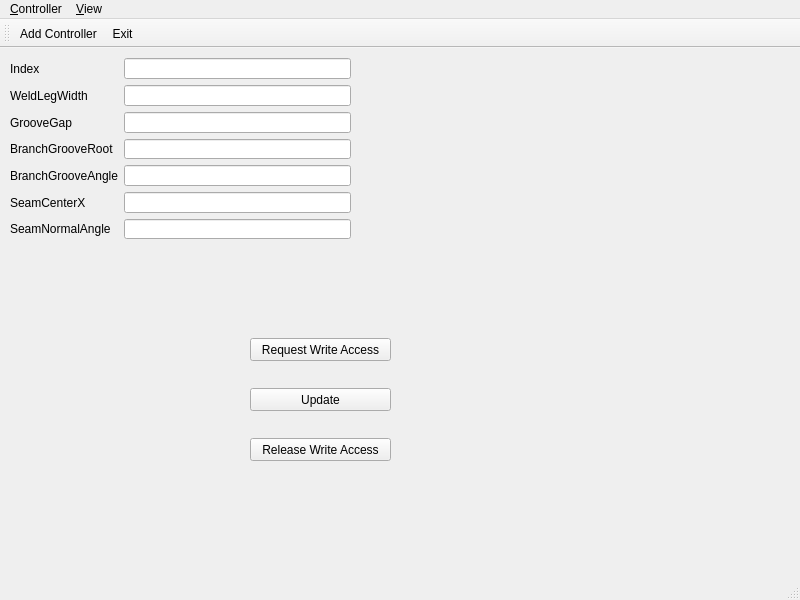
<?xml version="1.0" encoding="UTF-8"?>
<ui version="4.0">
 <class>MainWindow</class>
 <widget class="QMainWindow" name="MainWindow">
  <property name="geometry">
   <rect>
    <x>0</x>
    <y>0</y>
    <width>800</width>
    <height>600</height>
   </rect>
  </property>
  <property name="windowTitle">
   <string>MainWindow</string>
  </property>
  <widget class="QWidget" name="centralwidget">
   <widget class="QWidget" name="gridLayoutWidget">
    <property name="geometry">
     <rect>
      <x>10</x>
      <y>10</y>
      <width>341</width>
      <height>181</height>
     </rect>
    </property>
    <layout class="QGridLayout" name="gridLayout">
     <item row="1" column="0">
      <widget class="QLabel" name="label_WeldLegWidth">
       <property name="text">
        <string>WeldLegWidth</string>
       </property>
      </widget>
     </item>
     <item row="0" column="2">
      <widget class="QLineEdit" name="lineEdit_Index"/>
     </item>
     <item row="2" column="2">
      <widget class="QLineEdit" name="lineEdit_GrooveGap"/>
     </item>
     <item row="5" column="0">
      <widget class="QLabel" name="label_SeamCenterX">
       <property name="text">
        <string>SeamCenterX</string>
       </property>
      </widget>
     </item>
     <item row="2" column="0">
      <widget class="QLabel" name="label_GrooveGap">
       <property name="text">
        <string>GrooveGap</string>
       </property>
      </widget>
     </item>
     <item row="3" column="0">
      <widget class="QLabel" name="label_BranchGrooveRoot">
       <property name="text">
        <string>BranchGrooveRoot</string>
       </property>
      </widget>
     </item>
     <item row="3" column="2">
      <widget class="QLineEdit" name="lineEdit_BranchGrooveRoot"/>
     </item>
     <item row="4" column="2">
      <widget class="QLineEdit" name="lineEdit_BranchGrooveAngle"/>
     </item>
     <item row="5" column="2">
      <widget class="QLineEdit" name="lineEdit_SeamCenterX"/>
     </item>
     <item row="1" column="2">
      <widget class="QLineEdit" name="lineEdit_WeldLegWidth"/>
     </item>
     <item row="4" column="0">
      <widget class="QLabel" name="label_BranchGrooveAngle">
       <property name="text">
        <string>BranchGrooveAngle</string>
       </property>
      </widget>
     </item>
     <item row="0" column="0">
      <widget class="QLabel" name="label_Index">
       <property name="text">
        <string>Index</string>
       </property>
      </widget>
     </item>
     <item row="6" column="0">
      <widget class="QLabel" name="label_7">
       <property name="text">
        <string>SeamNormalAngle</string>
       </property>
      </widget>
     </item>
     <item row="6" column="2">
      <widget class="QLineEdit" name="lineEdit_SeamNormalAngle"/>
     </item>
    </layout>
   </widget>
   <widget class="QPushButton" name="pushButton_RequestWriteAccess">
    <property name="geometry">
     <rect>
      <x>250</x>
      <y>290</y>
      <width>141</width>
      <height>23</height>
     </rect>
    </property>
    <property name="text">
     <string>Request Write Access</string>
    </property>
   </widget>
   <widget class="QPushButton" name="pushButton_ReleaseWriteAccess">
    <property name="geometry">
     <rect>
      <x>250</x>
      <y>390</y>
      <width>141</width>
      <height>23</height>
     </rect>
    </property>
    <property name="text">
     <string>Release Write Access</string>
    </property>
   </widget>
   <widget class="QPushButton" name="pushButton_Update">
    <property name="geometry">
     <rect>
      <x>250</x>
      <y>340</y>
      <width>141</width>
      <height>23</height>
     </rect>
    </property>
    <property name="text">
     <string>Update</string>
    </property>
   </widget>
  </widget>
  <widget class="QMenuBar" name="menubar">
   <property name="geometry">
    <rect>
     <x>0</x>
     <y>0</y>
     <width>800</width>
     <height>21</height>
    </rect>
   </property>
   <widget class="QMenu" name="menu_Controller">
    <property name="title">
     <string>&amp;Controller</string>
    </property>
    <addaction name="action_AddController"/>
    <addaction name="action_Exit"/>
   </widget>
   <widget class="QMenu" name="menu_View">
    <property name="title">
     <string>&amp;View</string>
    </property>
    <addaction name="action_View_statusbar"/>
   </widget>
   <addaction name="menu_Controller"/>
   <addaction name="menu_View"/>
  </widget>
  <widget class="QStatusBar" name="statusbar"/>
  <widget class="QToolBar" name="toolBar">
   <property name="windowTitle">
    <string>toolBar</string>
   </property>
   <attribute name="toolBarArea">
    <enum>TopToolBarArea</enum>
   </attribute>
   <attribute name="toolBarBreak">
    <bool>false</bool>
   </attribute>
   <addaction name="action_AddController"/>
   <addaction name="action_Exit"/>
  </widget>
  <action name="action_AddController">
   <property name="text">
    <string>&amp;Add Controller</string>
   </property>
   <property name="shortcut">
    <string>Ctrl+A</string>
   </property>
  </action>
  <action name="action_Exit">
   <property name="text">
    <string>&amp;Exit</string>
   </property>
   <property name="toolTip">
    <string>Exit application</string>
   </property>
   <property name="shortcut">
    <string>Ctrl+Q</string>
   </property>
  </action>
  <action name="action_View_statusbar">
   <property name="checkable">
    <bool>true</bool>
   </property>
   <property name="checked">
    <bool>true</bool>
   </property>
   <property name="text">
    <string>View statusbar</string>
   </property>
   <property name="toolTip">
    <string>View statusbar</string>
   </property>
  </action>
 </widget>
 <resources/>
 <connections>
  <connection>
   <sender>action_Exit</sender>
   <signal>triggered()</signal>
   <receiver>MainWindow</receiver>
   <slot>close()</slot>
   <hints>
    <hint type="sourcelabel">
     <x>-1</x>
     <y>-1</y>
    </hint>
    <hint type="destinationlabel">
     <x>399</x>
     <y>299</y>
    </hint>
   </hints>
  </connection>
 </connections>
</ui>
